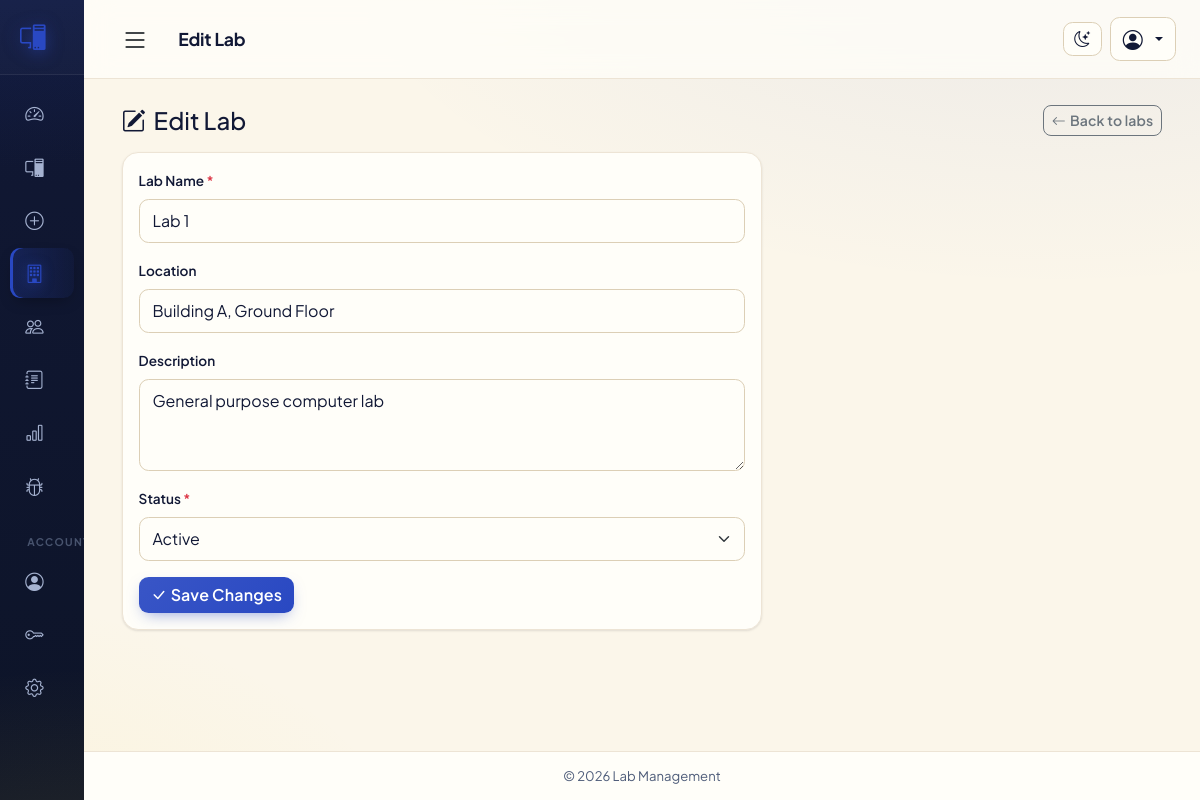
Screenshot of /labs/edit.php?id=1 (signed in) with the database file from the repository.
### tables this page shows
CREATE TABLE `labs` (
  `id` int(10) unsigned NOT NULL AUTO_INCREMENT,
  `name` varchar(100) NOT NULL,
  `location` varchar(100) DEFAULT NULL,
  `description` text DEFAULT NULL,
  `status` enum('active','inactive') NOT NULL DEFAULT 'active',
  `created_at` timestamp NOT NULL DEFAULT current_timestamp(),
  `updated_at` timestamp NOT NULL DEFAULT current_timestamp() ON UPDATE current_timestamp(),
  PRIMARY KEY (`id`),
  UNIQUE KEY `uq_labs_name` (`name`),
  KEY `idx_labs_status` (`status`)
);

### includes/functions.php (called while the page is built, shortened)
<?php
function e($value)
{
    return htmlspecialchars((string)$value, ENT_QUOTES, 'UTF-8');
}
function app_base_path()
{
    static $base = null;
    if ($base === null) {
        if (defined('BASE_URL') && BASE_URL !== '') {
            $base = rtrim(BASE_URL, '/');
        } else {
            $dir = dirname($_SERVER['SCRIPT_NAME'] ?? '/index.php');
            $dir = str_replace('\\', '/', $dir);
            $knownModules = ['computers', 'users', 'labs', 'reports', 'settings', 'issues',
                             'config', 'includes', 'assets', 'uploads', 'database'];
            if (in_array(basename($dir), $knownModules, true)) {
                $dir = dirname($dir);
            }
            $base = ($dir === '/' || $dir === '.' || $dir === '') ? '' : rtrim($dir, '/');
        }
    }
    return $base;
}
function base_url($path = '')
{
    return app_base_path() . '/' . ltrim($path, '/');
}

### includes/db.php (called while the page is built, shortened)
<?php
function db()
{
    static $pdo = null;
    if ($pdo === null) {
        $dsn = 'mysql:host=' . DB_HOST . ';dbname=' . DB_NAME . ';charset=' . DB_CHARSET;
        $options = [
            PDO::ATTR_ERRMODE            => PDO::ERRMODE_EXCEPTION,
            PDO::ATTR_DEFAULT_FETCH_MODE => PDO::FETCH_ASSOC,
            PDO::ATTR_EMULATE_PREPARES   => false,
        ];
        try {
            $pdo = new PDO($dsn, DB_USER, DB_PASS, $options);
        } catch (PDOException $e) {
            error_log('Database connection failed: ' . $e->getMessage());
            http_response_code(500);
            exit('Database connection failed. Please check your config/config.php database credentials and try again.');
        }
    }
    return $pdo;
}

### labs/edit.php (the view, shortened to what this page needs)
<?php
$id = (int)($_GET['id'] ?? 0);
$stmt = db()->prepare("SELECT * FROM labs WHERE id = ?");
$stmt->execute([$id]);
$lab = $stmt->fetch();
$v = [
    'name'        => $lab['name'],
    'location'    => $lab['location'] ?? '',
    'description' => $lab['description'] ?? '',
    'status'      => $lab['status'],
];
require_once __DIR__ . '/../includes/header.php';
?>
<div class="d-flex justify-content-between align-items-center mb-3">
    <h4 class="mb-0"><i class="bi bi-pencil-square me-2"></i>Edit Lab</h4>
    <a href="<?php echo base_url('labs/index.php'); ?>" class="btn btn-outline-secondary btn-sm"><i class="bi bi-arrow-left me-1"></i>Back to labs</a>
</div>
<div class="card" style="max-width:640px;">
    <div class="card-body">
        <form method="post" action="">
            <div class="mb-3">
                <label class="form-label">Lab Name <span class="text-danger">*</span></label>
                <input type="text" class="form-control" name="name" value="<?php echo e($v['name']); ?>" required maxlength="100">
            </div>
            <div class="mb-3">
                <label class="form-label">Location</label>
                <input type="text" class="form-control" name="location" value="<?php echo e($v['location']); ?>" maxlength="100">
            </div>
            <div class="mb-3">
                <label class="form-label">Description</label>
                <textarea class="form-control" name="description" rows="3" maxlength="2000"><?php echo e($v['description']); ?></textarea>
            </div>
            <div class="mb-3">
                <label class="form-label">Status <span class="text-danger">*</span></label>
                <select class="form-select" name="status">
                    <option value="active" <?php echo $v['status'] === 'active' ? 'selected' : ''; ?>>Active</option>
                </select>
            </div>
            <button type="submit" class="btn btn-primary"><i class="bi bi-check-lg me-1"></i>Save Changes</button>
        </form>
    </div>
</div>
<?php require_once __DIR__ . '/../includes/footer.php'; ?>

### assets/css/style.css (style rules this page uses)
:root { --sidebar-width: 264px; --sidebar-width-collapsed: 84px; --primary: #2948c2; --accent: #f4d532; --bg: #fbf6ea; --surface: #fffef9; --surface-2: #f6f0e3; --border: #ede4d5; --border-strong: #dccfb6; --text: #111835; --text-secondary: #4f5d7a; --text-faint: #8b95ab; --sidebar-bg: linear-gradient(180deg, #111835 0%, #0d1428 100%); --sidebar-text: #a5b2d0; --sidebar-text-hover: #ffffff; --sidebar-accent: #2948c2; --bs-primary: #2948c2; --bs-primary-rgb: 41, 72, 194; --bs-link-color: #2948c2; --bs-link-hover-color: #1f3593; --shadow-sm: 0 1px 2px rgba(16,24,40,.05), 0 1px 3px rgba(16,24,40,.07); --shadow-md: 0 8px 24px -6px rgba(16,24,40,.14); --shadow-lg: 0 24px 60px -12px rgba(16,24,40,.22); --ring: color-mix(in srgb, var(--primary, #2948c2) 18%, transparent); --radius-sm: .5rem; --radius-md: .75rem; --radius-lg: 1rem; --radius-xl: 1.4rem; }
html, body { max-width: 100%; overflow-x: hidden; }
html { scroll-behavior: smooth; }
body.app-body { background-color: var(--bg); background-image: radial-gradient(1200px 620px at 88% -12%, color-mix(in srgb, var(--primary, #2948c2) 8%, transparent), transparent 62%), radial-gradient(1000px 540px at -12% 112%, color-mix(in srgb, var(--accent, #f4d532) 10%, transparent), transparent 58%); background-attachment: fixed; color: var(--text); font-family: "Plus Jakarta Sans", "Segoe UI", system-ui, -apple-system, Roboto, "Helvetica Neue", Arial, sans-serif; font-size: .95rem; -webkit-font-smoothing: antialiased; }
a { color: var(--bs-link-color, var(--primary, #2948c2)); text-decoration: none; }
* { scrollbar-width: thin; scrollbar-color: var(--border-strong) transparent; }
.card { border: 1px solid var(--border); border-radius: var(--radius-lg); background: var(--surface); box-shadow: var(--shadow-sm); transition: box-shadow .18s ease, transform .18s ease; }
.btn { border-radius: .6rem; font-weight: 600; letter-spacing: .01em; transition: box-shadow .15s ease, transform .12s ease, background .15s ease, color .15s ease, border-color .15s ease; }
.btn-sm { border-radius: .5rem; }
.btn-primary { background-image: linear-gradient(135deg, color-mix(in srgb, var(--primary, #0d6efd) 100%, #fff 8%), var(--primary, #0d6efd)); box-shadow: 0 6px 16px -6px color-mix(in srgb, var(--primary, #0d6efd) 55%, transparent); border: 0; }
.btn-outline-secondary, .btn-outline-success, .btn-outline-danger { border-width: 1.5px; }
.form-label { font-weight: 600; font-size: .85rem; color: var(--text); }
.form-control, .form-select { background-color: var(--surface); color: var(--text); border: 1.5px solid var(--border-strong); border-radius: .6rem; padding: .55rem .8rem; transition: border-color .15s ease, box-shadow .15s ease, background-color .15s ease; }
.form-control::placeholder { color: var(--text-faint); }

### rows the page displays
labs: name "Lab 1", location "Building A, Ground Floor", description "General purpose computer lab", status "Active"

### other values shown
$page_title "Edit Lab"
get_setting('site_name', 'Lab Management') "Lab Management"
